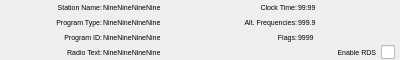
<?xml version="1.0" encoding="UTF-8"?>
<ui version="4.0">
 <class>DockRDS</class>
 <widget class="QDockWidget" name="DockRDS">
  <property name="enabled">
   <bool>true</bool>
  </property>
  <property name="geometry">
   <rect>
    <x>0</x>
    <y>0</y>
    <width>400</width>
    <height>60</height>
   </rect>
  </property>
  <property name="sizePolicy">
   <sizepolicy hsizetype="Minimum" vsizetype="MinimumExpanding">
    <horstretch>1</horstretch>
    <verstretch>1</verstretch>
   </sizepolicy>
  </property>
  <property name="minimumSize">
   <size>
    <width>400</width>
    <height>60</height>
   </size>
  </property>
  <property name="maximumSize">
   <size>
    <width>1000</width>
    <height>150</height>
   </size>
  </property>
  <property name="font">
   <font>
    <pointsize>5</pointsize>
   </font>
  </property>
  <property name="features">
   <set>QDockWidget::NoDockWidgetFeatures</set>
  </property>
  <property name="allowedAreas">
   <set>Qt::TopDockWidgetArea</set>
  </property>
  <property name="windowTitle">
   <string>RDS</string>
  </property>
  <widget class="QWidget" name="dockWidgetContents">
   <property name="sizePolicy">
    <sizepolicy hsizetype="Minimum" vsizetype="Preferred">
     <horstretch>0</horstretch>
     <verstretch>0</verstretch>
    </sizepolicy>
   </property>
   <layout class="QVBoxLayout" name="verticalLayout">
    <property name="spacing">
     <number>5</number>
    </property>
    <property name="leftMargin">
     <number>5</number>
    </property>
    <property name="topMargin">
     <number>0</number>
    </property>
    <property name="rightMargin">
     <number>5</number>
    </property>
    <property name="bottomMargin">
     <number>0</number>
    </property>
    <item>
     <layout class="QGridLayout" name="gridLayout_7">
      <property name="horizontalSpacing">
       <number>1</number>
      </property>
      <property name="verticalSpacing">
       <number>0</number>
      </property>
      <item row="1" column="3">
       <widget class="QLabel" name="alt_freq">
        <property name="sizePolicy">
         <sizepolicy hsizetype="Preferred" vsizetype="Preferred">
          <horstretch>0</horstretch>
          <verstretch>0</verstretch>
         </sizepolicy>
        </property>
        <property name="maximumSize">
         <size>
          <width>16777215</width>
          <height>16777215</height>
         </size>
        </property>
        <property name="text">
         <string>999.9</string>
        </property>
       </widget>
      </item>
      <item row="2" column="3">
       <widget class="QLabel" name="flags">
        <property name="sizePolicy">
         <sizepolicy hsizetype="Preferred" vsizetype="Preferred">
          <horstretch>0</horstretch>
          <verstretch>0</verstretch>
         </sizepolicy>
        </property>
        <property name="maximumSize">
         <size>
          <width>16777215</width>
          <height>16777215</height>
         </size>
        </property>
        <property name="text">
         <string>9999</string>
        </property>
       </widget>
      </item>
      <item row="1" column="2">
       <widget class="QLabel" name="label_7">
        <property name="sizePolicy">
         <sizepolicy hsizetype="Preferred" vsizetype="Preferred">
          <horstretch>0</horstretch>
          <verstretch>0</verstretch>
         </sizepolicy>
        </property>
        <property name="text">
         <string>Alt. Frequencies:</string>
        </property>
        <property name="alignment">
         <set>Qt::AlignRight|Qt::AlignTrailing|Qt::AlignVCenter</set>
        </property>
       </widget>
      </item>
      <item row="0" column="0">
       <widget class="QLabel" name="label">
        <property name="sizePolicy">
         <sizepolicy hsizetype="Preferred" vsizetype="Preferred">
          <horstretch>0</horstretch>
          <verstretch>0</verstretch>
         </sizepolicy>
        </property>
        <property name="text">
         <string>Station Name:</string>
        </property>
        <property name="alignment">
         <set>Qt::AlignRight|Qt::AlignTrailing|Qt::AlignVCenter</set>
        </property>
       </widget>
      </item>
      <item row="1" column="1">
       <widget class="QLabel" name="program_type">
        <property name="sizePolicy">
         <sizepolicy hsizetype="Preferred" vsizetype="Preferred">
          <horstretch>0</horstretch>
          <verstretch>0</verstretch>
         </sizepolicy>
        </property>
        <property name="minimumSize">
         <size>
          <width>0</width>
          <height>0</height>
         </size>
        </property>
        <property name="text">
         <string>NineNineNineNine</string>
        </property>
       </widget>
      </item>
      <item row="0" column="1">
       <widget class="QLabel" name="station_name">
        <property name="sizePolicy">
         <sizepolicy hsizetype="Preferred" vsizetype="Preferred">
          <horstretch>0</horstretch>
          <verstretch>0</verstretch>
         </sizepolicy>
        </property>
        <property name="minimumSize">
         <size>
          <width>0</width>
          <height>0</height>
         </size>
        </property>
        <property name="text">
         <string>NineNineNineNine</string>
        </property>
       </widget>
      </item>
      <item row="0" column="2">
       <widget class="QLabel" name="label_6">
        <property name="sizePolicy">
         <sizepolicy hsizetype="Preferred" vsizetype="Preferred">
          <horstretch>0</horstretch>
          <verstretch>0</verstretch>
         </sizepolicy>
        </property>
        <property name="text">
         <string>Clock Time:</string>
        </property>
        <property name="alignment">
         <set>Qt::AlignRight|Qt::AlignTrailing|Qt::AlignVCenter</set>
        </property>
       </widget>
      </item>
      <item row="0" column="3">
       <widget class="QLabel" name="clocktime">
        <property name="sizePolicy">
         <sizepolicy hsizetype="Preferred" vsizetype="Preferred">
          <horstretch>0</horstretch>
          <verstretch>0</verstretch>
         </sizepolicy>
        </property>
        <property name="maximumSize">
         <size>
          <width>16777215</width>
          <height>16777215</height>
         </size>
        </property>
        <property name="text">
         <string>99:99</string>
        </property>
       </widget>
      </item>
      <item row="1" column="0">
       <widget class="QLabel" name="label_3">
        <property name="sizePolicy">
         <sizepolicy hsizetype="Preferred" vsizetype="Preferred">
          <horstretch>0</horstretch>
          <verstretch>0</verstretch>
         </sizepolicy>
        </property>
        <property name="text">
         <string>Program Type:</string>
        </property>
        <property name="alignment">
         <set>Qt::AlignRight|Qt::AlignTrailing|Qt::AlignVCenter</set>
        </property>
       </widget>
      </item>
      <item row="2" column="0">
       <widget class="QLabel" name="label_4">
        <property name="sizePolicy">
         <sizepolicy hsizetype="Preferred" vsizetype="Preferred">
          <horstretch>0</horstretch>
          <verstretch>0</verstretch>
         </sizepolicy>
        </property>
        <property name="text">
         <string>Program ID:</string>
        </property>
        <property name="alignment">
         <set>Qt::AlignRight|Qt::AlignTrailing|Qt::AlignVCenter</set>
        </property>
       </widget>
      </item>
      <item row="2" column="1">
       <widget class="QLabel" name="program_information">
        <property name="sizePolicy">
         <sizepolicy hsizetype="Preferred" vsizetype="Preferred">
          <horstretch>0</horstretch>
          <verstretch>0</verstretch>
         </sizepolicy>
        </property>
        <property name="minimumSize">
         <size>
          <width>0</width>
          <height>0</height>
         </size>
        </property>
        <property name="text">
         <string>NineNineNineNine</string>
        </property>
       </widget>
      </item>
      <item row="2" column="2">
       <widget class="QLabel" name="label_2">
        <property name="sizePolicy">
         <sizepolicy hsizetype="Preferred" vsizetype="Preferred">
          <horstretch>0</horstretch>
          <verstretch>0</verstretch>
         </sizepolicy>
        </property>
        <property name="text">
         <string>Flags:</string>
        </property>
        <property name="alignment">
         <set>Qt::AlignRight|Qt::AlignTrailing|Qt::AlignVCenter</set>
        </property>
       </widget>
      </item>
      <item row="3" column="3">
       <widget class="QCheckBox" name="rdsCheckbox">
        <property name="sizePolicy">
         <sizepolicy hsizetype="Preferred" vsizetype="Preferred">
          <horstretch>0</horstretch>
          <verstretch>0</verstretch>
         </sizepolicy>
        </property>
        <property name="mouseTracking">
         <bool>true</bool>
        </property>
        <property name="focusPolicy">
         <enum>Qt::StrongFocus</enum>
        </property>
        <property name="toolTip">
         <string>Enable or disable decoding of RDS data</string>
        </property>
        <property name="layoutDirection">
         <enum>Qt::RightToLeft</enum>
        </property>
        <property name="text">
         <string>Enable RDS</string>
        </property>
        <property name="iconSize">
         <size>
          <width>16</width>
          <height>16</height>
         </size>
        </property>
       </widget>
      </item>
      <item row="3" column="1" colspan="2">
       <widget class="QLabel" name="radiotext">
        <property name="sizePolicy">
         <sizepolicy hsizetype="Preferred" vsizetype="Preferred">
          <horstretch>0</horstretch>
          <verstretch>0</verstretch>
         </sizepolicy>
        </property>
        <property name="minimumSize">
         <size>
          <width>0</width>
          <height>0</height>
         </size>
        </property>
        <property name="text">
         <string>NineNineNineNine</string>
        </property>
       </widget>
      </item>
      <item row="3" column="0">
       <widget class="QLabel" name="label_5">
        <property name="sizePolicy">
         <sizepolicy hsizetype="Preferred" vsizetype="Preferred">
          <horstretch>0</horstretch>
          <verstretch>0</verstretch>
         </sizepolicy>
        </property>
        <property name="text">
         <string>Radio Text:</string>
        </property>
        <property name="alignment">
         <set>Qt::AlignRight|Qt::AlignTrailing|Qt::AlignVCenter</set>
        </property>
       </widget>
      </item>
     </layout>
    </item>
   </layout>
  </widget>
 </widget>
 <resources/>
 <connections/>
</ui>
